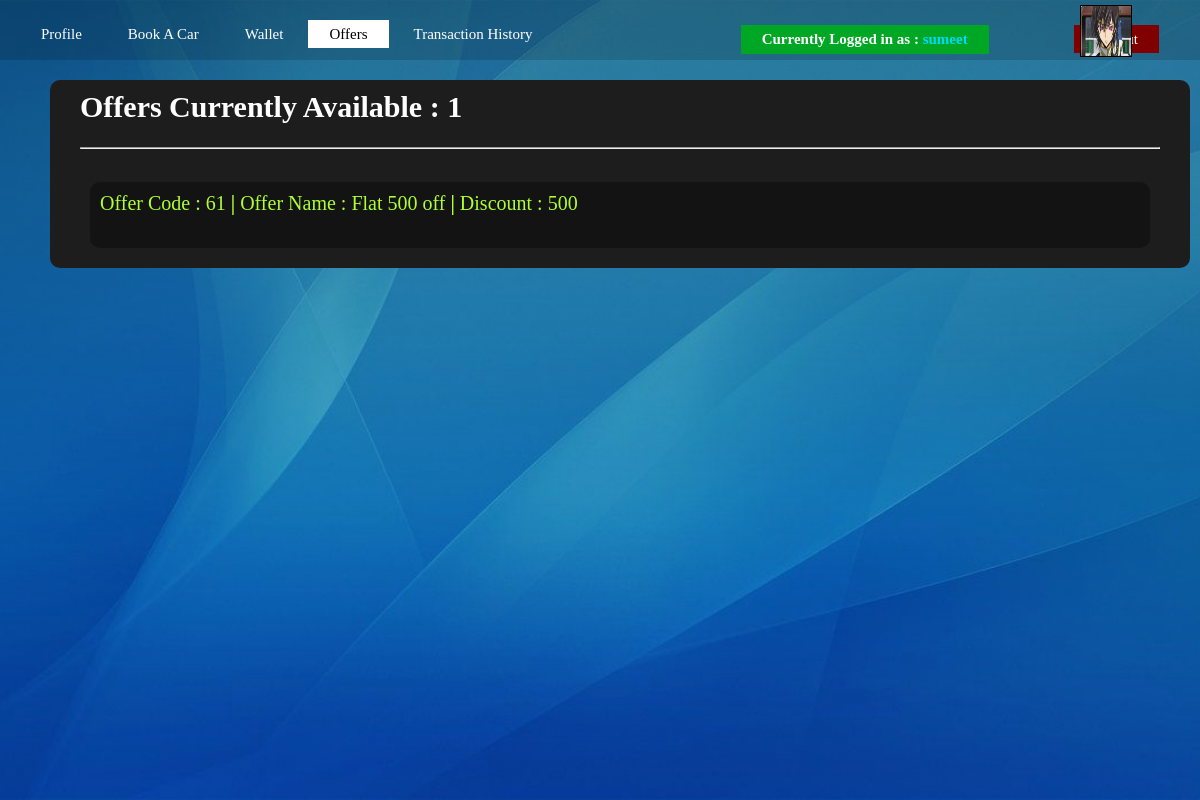
The page /viewoffers.php (signed in) on the database its author committed.
### tables this page shows
CREATE TABLE `offers` (
  `offerid` int(11) NOT NULL,
  `offername` varchar(100) NOT NULL,
  `userid` int(11) NOT NULL,
  `discount` int(11) NOT NULL
);

### functionsignup.php (called while the page is built, shortened)
<?php
	function ExecuteQuery ($SQL)
	{
		$con=mysqli_connect ("localhost", "root","");
		mysqli_select_db ($con,"accounts");
		$rows = mysqli_query ($con,$SQL);
		return $rows;
	}
?>

### viewoffers.php (the view, shortened to what this page needs)
<?php
    include 'functionsignup.php';
    if($_GET['id']){
        $variable = $_GET['id'];
    }
    else{
        $username = $_SESSION['username'];
    }
?>
<html>
    <head>
        <link rel = "stylesheet" href = "admin.css">
        <link rel = "stylesheet" href = "bookacar.css">
        <link rel = "stylesheet" href = "profile.css">
    </head>
    <body>
        <div class="mainpage">
            <div class="navbar">
                        <ul>
                            <li><a href="profile.php"> Profile </a></li>
                            <li><a href="bookacar.php"> Book A Car </a></li>
                            <li><a href="wallet.php"> Wallet </a></li>
                            <li class="active"><a href="viewoffers.php"> Offers </a></li>
                            <li><a href="viewtransaction.php"> Transaction History </a></li>
                        </ul>
            </div>
            <div class="navbar2">
                    <ul class="nav">
                    <li><img class="image"  src = '<?= $_SESSION['avatar'] ?>' width="50" height="50" style="border: 1px solid black" > </li>
                    <li class ="reference"><b>Currently Logged in as : </b><div class = "profilename"> <b><?= $_SESSION['username'] ?></b> </div> </li>
                        <li><a href="logout.php"> Logout </a></li>
                    </ul>
            </div>
            <div class="lists">
                <div class="carlist">
                    <?php
                        $strk = "SELECT getUserid('$username') as id";
                        $resultk = ExecuteQuery($strk);
                        $rowk = mysqli_fetch_assoc($resultk);
                        $variable = $rowk['id'];
                        $strr = "SELECT * from offers where userid = '$variable'";
                        $resultr = ExecuteQuery($strr);
                        $no_rows = mysqli_num_rows($resultr);
                        if($no_rows == 0){
                            echo "<h2>  NO Offers Currently Available : ";
                            echo $no_rows;
                            echo "</h2>";
                        }
                        else{
                            if($resultr){
                                echo "<h2> Offers Currently Available : ";
                                echo $no_rows;
                                echo "</h2>";
                                echo "<br/>";
                                echo "<hr>";
                                echo "<br/>";
                                while($row = mysqli_fetch_assoc($resultr)){
                                    echo "<div class='single'>";
                                    $offername = $row['offername'];
                                    $discount = $row['discount'];
                                    $offercode = $row['offerid'];
                                    echo "Offer Code : ";
                                    echo $offercode;
                                    echo " <b>|</b> ";
                                    echo "Offer Name : ";
                                    echo $offername;
                                    echo " <b>|</b> ";
                                    echo "Discount : ";
                                    echo $discount;
                                    echo "<br/><br/>";
                                    echo "</div>";
                                }
                            }
                        }
                    ?>
                </div>
            </div>
        </div>
    </body>
</html>

### admin.css (style rules this page uses)
* { margin:0; padding:0; }
.mainpage { height: 100%; background-image:linear-gradient(rgba(0,0,0,0.3),rgba(0,0,0,0)) ,url(bg2.jpg); background-position: center; background-size: cover; }
.navbar { padding-left: 20px; padding-right: 20px; z-index: 10; position: fixed; float: left; height: 60px; width: 100%; background-image: linear-gradient(rgba(0,0,0,0.15),rgba(0, 0, 0, 0.15)); }
ul { list-style: none; float: left; margin-top: 25px; margin-right: 20px; }
ul li { display: inline-block; }
ul li a { text-decoration: none; color: #fff; padding: 5px 20px; border: 1px solid transparent; font-size: 15px; }
ul li.active a { color: black; background-color: white; }
.navbar2 { float: right; z-index: 20; position: fixed; margin-top: 0; margin-bottom: 10px; height: 60px; width: 50%; left: 50%; }
.nav { float :right }
.nav li { margin-top: 0; display: inline-block; color: white; margin-bottom: -100px; padding: 5px 20px; border: 1px solid transparent; font-size: 15px; }
.nav li a { margin-left: 60px; background-color: rgb(128, 0, 0); }
.profilename { display: inline-block; color: rgb(0, 217, 255); }
.image { position: fixed; top: 5px; left: 91%; }
.reference { margin-top: 0; text-decoration: none; color: black; padding: 50px 0px; border: 1px solid transparent; font-size: 15px; color: black; background-color: rgb(0, 167, 36); }
.lists { border-radius: 10px; top: 10%; background-color: rgb(29, 29, 29); color: greenyellow; float: left; width: auto; height: auto; font-size: 20px; padding: 10px 30px; margin: 10px 30px; display: block; }
.single { background-color: rgb(19, 19, 19); padding: 10px 10px; margin: 10px 10px; border-radius: 10px; }
h2 { color: white; }
hr { color: yellow; }

### bookacar.css (style rules this page uses)
.lists { border-radius: 10px; top: 10%; background-color: rgb(29, 29, 29); color: greenyellow; float: left; width: 90%; height: auto; font-size: 20px; padding: 10px 30px; margin-top: 80px; margin-left: 50px; display: block; }
.single { background-color: rgb(19, 19, 19); padding: 10px 10px; margin: 10px 10px; border-radius: 10px; }
h2 { color: white; }
hr { color: yellow; }
.active { color: black; background-color: white; }

### profile.css (style rules this page uses)
* { margin:0; padding:0; }
.mainpage { height: 100%; background-image:linear-gradient(rgba(0,0,0,0.3),rgba(0,0,0,0)) ,url(bg2.jpg); background-position: center; background-size: cover; }
.navbar { padding-left: 20px; padding-right: 20px; z-index: 10; position: fixed; float: left; height: 60px; width: 100%; background-image: linear-gradient(rgba(0,0,0,0.15),rgba(0, 0, 0, 0.15)); }
ul { list-style: none; float: left; margin-top: 25px; margin-right: 20px; }
ul li { display: inline-block; }
ul li a { text-decoration: none; color: #fff; padding: 5px 20px; border: 1px solid transparent; font-size: 15px; }
ul li.active a { color: black; background-color: white; }
.navbar2 { float: right; z-index: 20; position: fixed; margin-top: 0; margin-bottom: 10px; height: 60px; width: 50%; left: 50%; }
.nav { float :right }
.nav li { margin-top: 0; display: inline-block; color: white; margin-bottom: -100px; padding: 5px 20px; border: 1px solid transparent; font-size: 15px; }
.nav li a { margin-left: 60px; background-color: rgb(128, 0, 0); }
.profilename { display: inline-block; color: rgb(0, 217, 255); }
.image { position: fixed; top: 5px; left: 90%; }
.reference { margin-top: 0; text-decoration: none; color: black; padding: 50px 0px; border: 1px solid transparent; font-size: 15px; color: black; background-color: rgb(0, 167, 36); }

### rows shown on the page
offers: offerid "61", offername "Flat 500 off", discount "500"

### other values the page prints
$_SESSION['username'] "sumeet"
$no_rows "1"
